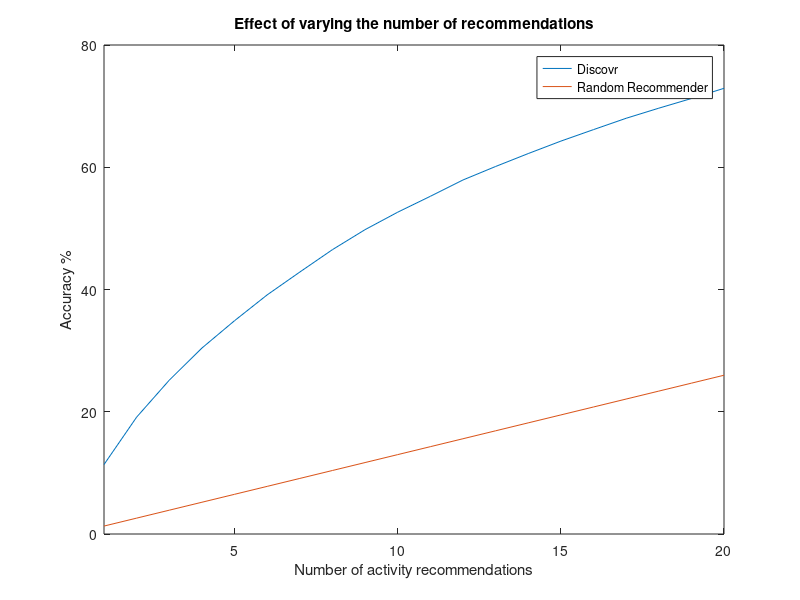
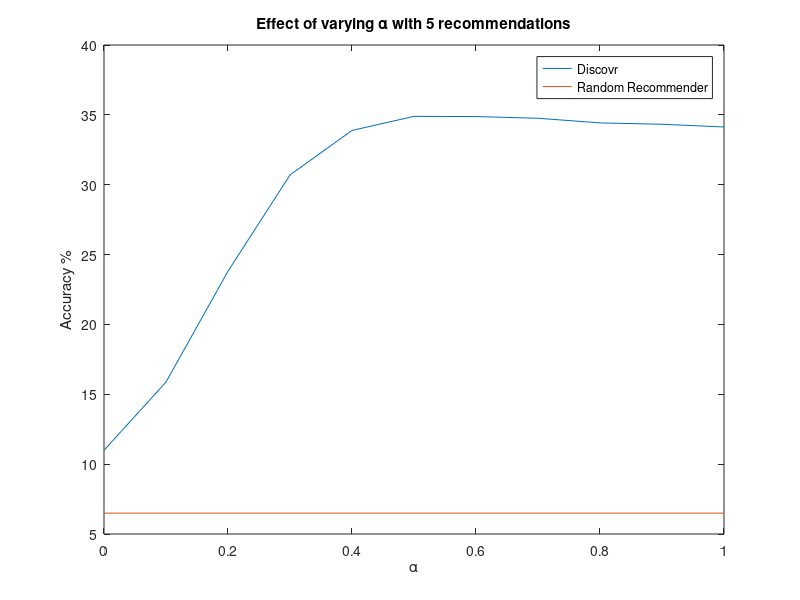

MATLAB code to generate these figures, in order:
x = 1:20;
perf = 100*[0.11363985127531558, 0.19119518505488428, 0.2516460306996073, 0.3041757644582805, 0.34893685980857847, 0.39118464662960034, 0.4285431310614046, 0.46517947312577373, 0.4979217975986872, 0.5264548197889142, 0.5524610887358258, 0.5791578286299186, 0.6012405401134803, 0.6223917489330401, 0.6427565896882595, 0.6615605433653025, 0.6801141355445394, 0.6966122045506958, 0.7124389646206911, 0.7291347109649914];
rand_perf = x*100/77;

%subplot(1, 2, 1);
figure(1);
plot(x, perf, x, rand_perf);
xlim([1, 20]);

legend('Discovr', 'Random Recommender');
xlabel('Number of activity recommendations');
ylabel('Accuracy %');
title('Effect of varying the number of recommendations');

alpha_perf = 100*[0.10988844183164592, 0.15876414570293845, 0.2380894896271606, 0.3069792738041122, 0.3388422170536725, 0.34893685980857847, 0.34877336685158705, 0.34757298476635096, 0.3442384654174513, 0.34327253022089704, 0.3413138197767146];

alpha = (0:10)/10;

%subplot(1, 2, 2);
figure(2);
plot(alpha, alpha_perf, alpha, alpha*0 + 500/77);
ylim([5, 40]);

xlabel('\alpha');
ylabel('Accuracy %');
legend('Discovr', 'Random Recommender');
title('Effect of varying \alpha with 5 recommendations');